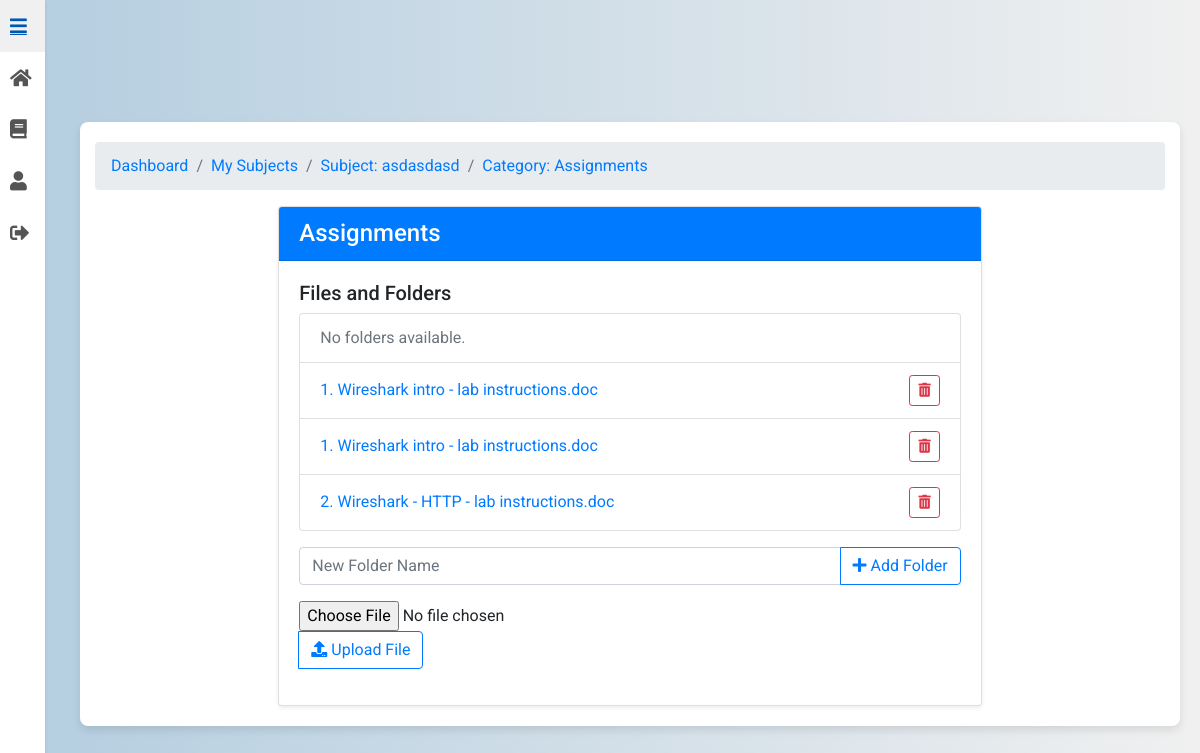
Page /subjects/category/168/ (signed in) on the earlier database version.
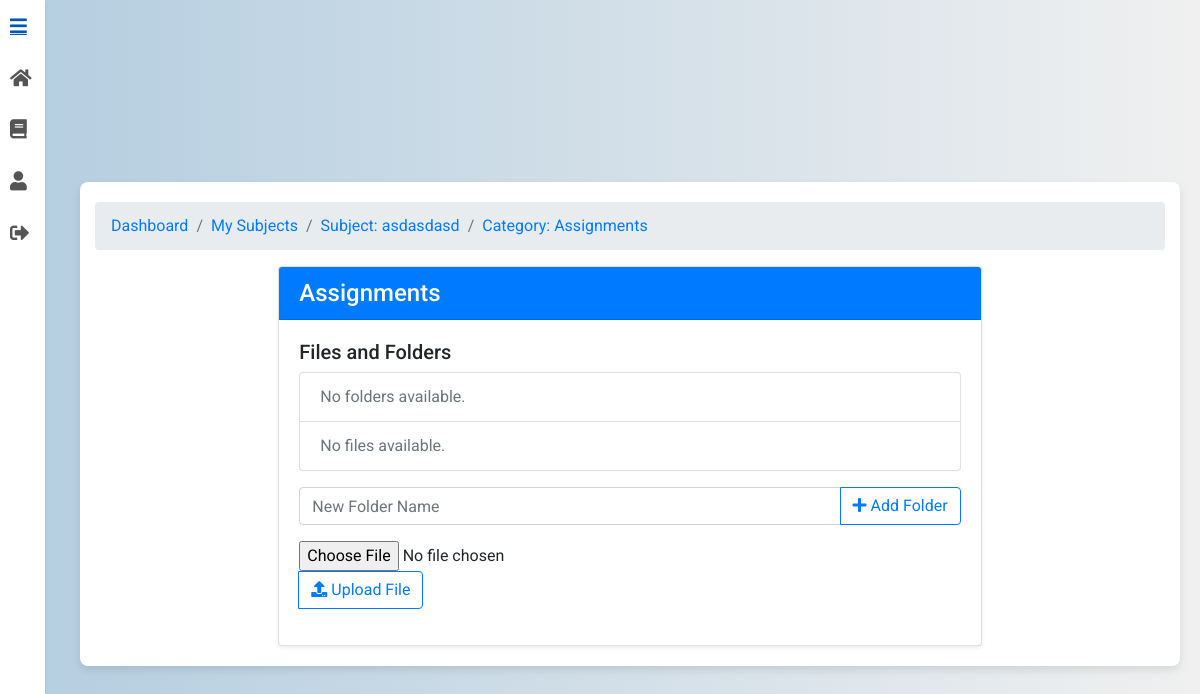
Same page on the later database version.
### subjects/models.py (models this page shows, shortened)
class Category(models.Model):
    subject = models.ForeignKey(Subject, related_name='categories', on_delete=models.CASCADE)
    name = models.CharField(max_length=255)
    parent = models.ForeignKey('self', null=True, blank=True, related_name='subcategories', on_delete=models.CASCADE)
    class Meta:
        unique_together = (('subject', 'name', 'parent'),)

class File(models.Model):
    category = models.ForeignKey('Category', related_name='files', on_delete=models.CASCADE)
    name = models.CharField(max_length=100)
    file = models.FileField(upload_to='files/', storage=get_file_storage())

### subjects/views.py (the view, shortened to what this page needs)
# urls.py: path("category/<int:pk>/", CategoryDetailView.as_view(), name="category_detail"),
class CategoryDetailView(LoginRequiredMixin, BreadcrumbMixin, DetailView):
    model = Category
    template_name = "category_detail.html"
    context_object_name = "category"
    def get_breadcrumbs(self):
        category = self.get_object()
        dashboard_url = reverse_lazy("users:login")
        if self.request.user.role == "professor":
            dashboard_url = reverse_lazy("users:professor_dashboard")
        elif self.request.user.role == "student":
            dashboard_url = reverse_lazy("users:student_dashboard")
        breadcrumbs = [
            ("Dashboard", dashboard_url),
            ("My Subjects", reverse_lazy("subjects:my_subjects")),
            (f"Subject: {category.subject.name}", reverse_lazy("subjects:subject_detail", args=[category.subject.pk])),
            (f"Category: {category.name}", self.request.path),
        ]
        return breadcrumbs
    def get_context_data(self, **kwargs):
        context = super().get_context_data(**kwargs)
        context["breadcrumbs"] = self.get_breadcrumbs()  # Ensure breadcrumbs are added to context
        context["subcategories"] = self.object.subcategories.all()
        context["files"] = self.object.files.all()
        return context

### UniGrading/mixin.py (called while the page is built)
    def get_context_data(self, **kwargs):
        context = super().get_context_data(**kwargs)
        context["breadcrumbs"] = self.get_breadcrumbs()
        return context

### subjects/templates/category_detail.html (shortened to what this page needs)
{% extends 'base.html' %}
{% load static %}
{% load view_breadcrumbs %}
{% block content %}
<div class="container mt-5">
    <nav aria-label="breadcrumb">
        <ol class="breadcrumb">
            {% for name, url in breadcrumbs %}
                <li class="breadcrumb-item">
                    <a href="{{ url }}">{{ name }}</a>
                </li>
            {% endfor %}
        </ol>
    </nav>
    <div class="row justify-content-center">
        <div class="col-md-8">
            <div class="card shadow-sm no-hover-card">
                <div class="card-header bg-primary text-white d-flex justify-content-between align-items-center">
                    <h4 class="mb-0">{{ category.name }}</h4>
                </div>
                <div class="card-body">
                    <h5>Files and Folders</h5>
                    <ul class="list-group mb-3" id="file-folder-list">
                        {% for subcategory in category.subcategories.all %}
                            <li class="list-group-item d-flex justify-content-between align-items-center">
                                <a href="{% url 'subjects:category_detail' subcategory.pk %}" class="text-decoration-none">
                                    {{ subcategory.name }}
                                </a>
                                <button class="btn btn-outline-danger btn-sm"
                                        data-toggle="modal"
                                        data-target="#deleteModal"
                                        data-item-id="{{ subcategory.pk }}"
                                        data-item-name="{{ subcategory.name }}"
                                        data-delete-url="{% url 'subjects:delete_subcategory' subcategory.pk %}">
                                    <i class="fas fa-trash-alt"></i>
                                </button>
                            </li>
                        {% empty %}
                            <li class="list-group-item text-muted">No folders available.</li>
                        {% endfor %}
                        {% for file in category.files.all %}
                            <li class="list-group-item d-flex justify-content-between align-items-center">
                                <a href="{{ file.file.url }}" class="text-decoration-none" download>
                                    {{ file.name }}
                                </a>
                                <button class="btn btn-outline-danger btn-sm"
                                        data-toggle="modal"
                                        data-target="#deleteModal"
                                        data-item-id="{{ file.pk }}"
                                        data-item-name="{{ file.name }}"
                                        data-delete-url="{% url 'subjects:delete_file' file.pk %}">
                                    <i class="fas fa-trash-alt"></i>
                                </button>
                            </li>
                        {% empty %}
                            <li class="list-group-item text-muted">No files available.</li>
                        {% endfor %}
                    </ul>
                    <div class="input-group mb-3">
                        <input type="text" id="new-folder-name" class="form-control" placeholder="New Folder Name">
                        <div class="input-group-append">
                            <button class="btn btn-outline-primary" type="button" onclick="addFolder()">
                                <i class="fas fa-plus"></i> Add Folder
                            </button>
                        </div>
                    </div>
                    <div class="input-group mb-3">
                        <input type="file" id="file-input" class="form-control-file">
                        <div class="input-group-append">
                            <button class="btn btn-outline-primary" type="button" onclick="addFile()">
                                <i class="fas fa-upload"></i> Upload File
                            </button>
                        </div>
                    </div>
                </div>
            </div>
        </div>
    </div>
</div>
{% endblock %}

### subjects/templates/base.html (shortened to what this page needs)
<!DOCTYPE html>
<html lang="en">
<head>
    {% load static %}
    <link rel="stylesheet" href="{% static 'css/styles.css' %}">
    <link rel="stylesheet" href="https://cdnjs.cloudflare.com/ajax/libs/font-awesome/5.15.3/css/all.min.css">
    <link rel="stylesheet" href="https://stackpath.bootstrapcdn.com/bootstrap/4.5.2/css/bootstrap.min.css">
</head>
<body>
    <div class="side-menu" id="side-menu">
        <a href="javascript:void(0);" class="menu-item" onclick="toggleMenu()">
            <i class="fas fa-bars"></i>
        </a>
        <a href="{% url 'users:professor_dashboard' %}" class="menu-item">
            <i class="fas fa-home"></i>
        </a>
        <a href="{% url 'subjects:my_subjects' %}" class="menu-item">
            <i class="fas fa-book"></i>
        </a>
        <a href="{% url 'users:profile' %}" class="menu-item">
            <i class="fas fa-user"></i>
        </a>
        <a href="{% url 'users:logout' %}" class="menu-item">
            <i class="fas fa-sign-out-alt"></i>
        </a>
    </div>
    <div class="main-content">
        {% block content %}
        {% endblock %}
    </div>
</body>
</html>

### static/css/styles.css (style rules this page uses)
body { font-family: 'Roboto', sans-serif; background: linear-gradient(to right, #b3cde0, #f0f0f0); margin: 0; padding: 0; display: flex; justify-content: center; align-items: center; min-height: 100vh; }
.container { background-color: #ffffff; padding: 20px; border-radius: 8px; box-shadow: 0 4px 8px rgba(0, 0, 0, 0.1); max-width: 900px; width: 100%; animation: fadeIn 1s ease-in-out; }
.card { transition: transform 0.3s, box-shadow 0.3s; }
.no-hover-card { transition: none; }
button { padding: 10px; background-color: #66afe9; color: #ffffff; border: none; border-radius: 4px; cursor: pointer; transition: background-color 0.3s; }

### subjects/templates/base.html (style rules this page uses)
body { background: linear-gradient(to right, #b3cde0, #f0f0f0); margin: 0; padding: 0; font-family: 'Roboto', sans-serif; display: flex; }
.side-menu { position: fixed; top: 0; left: 0; height: 100vh; width: 45px; background-color: #ffffff; box-shadow: 0 1px 3px rgba(0, 0, 0, 0.1); overflow-x: hidden; transition: width 0.3s ease; z-index: 1000; }
.menu-item { display: flex; align-items: center; padding: 15px 10px; transition: background-color 0.3s ease; text-decoration: none; color: #555; font-size: 0.9rem; white-space: nowrap; }
.menu-item i { font-size: 1.2rem; margin-right: 15px; transition: transform 0.3s ease; }
.main-content { margin-left: 60px; padding: 20px; flex: 1; transition: margin-left 0.3s ease; }
.main-content > * { max-width: 100%; }

Differences in the rows shown:
removed File: name "1. Wireshark intro - lab instructions.doc"
removed File: name "1. Wireshark intro - lab instructions.doc"
removed File: name "2. Wireshark - HTTP - lab instructions.doc"
Other differences:
text now shown: "No files available."
